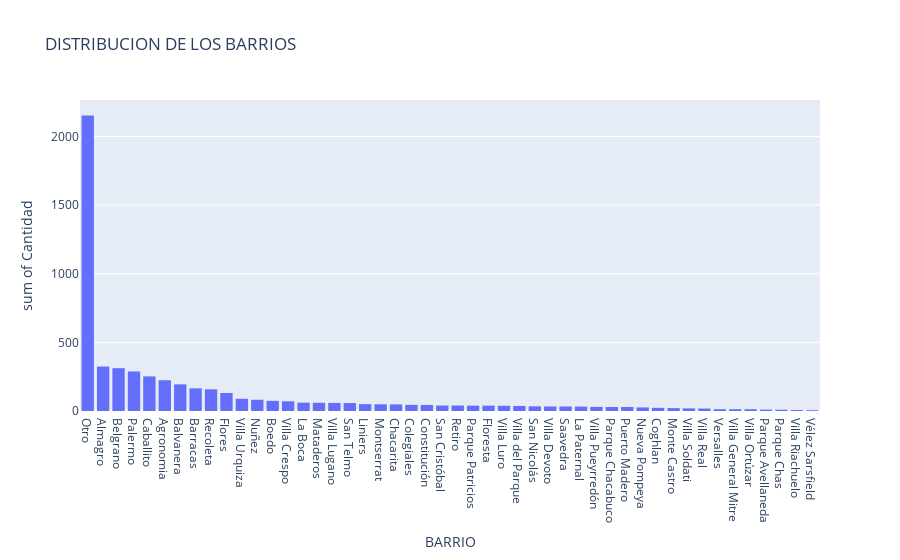

Here is the notebook cell this chart was saved with:
### Code cell
px.histogram(barrio_df, x='BARRIO', y='Cantidad', title= 'DISTRIBUCION DE LOS BARRIOS')

### Figure 1 — Plotly figure (JSON) as saved in the notebook; plotly's stock layout.template omitted (floating-point values rounded to 4 significant figures)
{"data": [{"alignmentgroup": "True", "bingroup": "x", "histfunc": "sum", "hovertemplate": "BARRIO=%{x}<br>sum of Cantidad=%{y}<extra></extra>", "legendgroup": "", "marker": {"color": "#636efa", "pattern": {"shape": ""}}, "name": "", "offsetgroup": "", "orientation": "v", "showlegend": false, "type": "histogram", "x": ["Otro", "Almagro", "Belgrano", "Palermo", "Caballito", "Agronomia", "Balvanera", "Barracas", "Recoleta", "Flores", "Villa Urquiza", "Nuñez", "Boedo", "Villa Crespo", "La Boca", "Mataderos", "Villa Lugano", "San Telmo", "Liniers", "Montserrat", "Chacarita", "Colegiales", "Constitución", "San Cristóbal", "Retiro", "Parque Patricios", "Floresta", "Villa Luro", "Villa del Parque", "San Nicolás", "Villa Devoto", "Saavedra", "La Paternal", "Villa Pueyrredón", "Parque Chacabuco", "Puerto Madero", "Nueva Pompeya", "Coghlan", "Monte Castro", "Villa Soldati", "Villa Real", "Versalles", "Villa General Mitre", "Villa Ortúzar", "Parque Avellaneda", "Parque Chas", "Villa Riachuelo", "Vélez Sarsfield"], "xaxis": "x", "y": [2153, 324, 312, 288, 252, 224, 194, 165, 158, 131, 89, 82, 74, 71, 61, 60, 59, 58, 50, 49, 48, 45, 44, 40, 40, 39, 39, 38, 37, 34, 33, 33, 32, 30, 29, 29, 26, 23, 21, 19, 18, 13, 13, 13, 10, 9, 7, 6], "yaxis": "y"}], "layout": {"autosize": true, "barmode": "relative", "legend": {"tracegroupgap": 0}, "title": {"text": "DISTRIBUCION DE LOS BARRIOS"}, "xaxis": {"anchor": "y", "autorange": true, "domain": [0, 1], "range": [-0.5, 47.5], "title": {"text": "BARRIO"}, "type": "category"}, "yaxis": {"anchor": "x", "autorange": true, "domain": [0, 1], "range": [0, 2266.0], "title": {"text": "sum of Cantidad"}, "type": "linear"}}}
